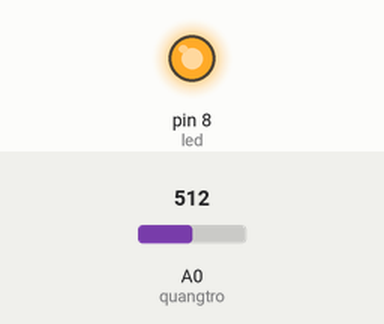
Recording of a sketch running on a simulated Arduino Uno, built with avr-gcc and run on an emulated ATmega328P. Shown: output pins drawn as LEDs (lit = HIGH). The test bench sets the inputs (shaded band); at power-on: A0 (quangtro) = 512.

Above: at 1.2 s.
1.3 s: A0 (quangtro) set to 408
2.8 s: A0 (quangtro) set to 383
At 3.9 s:
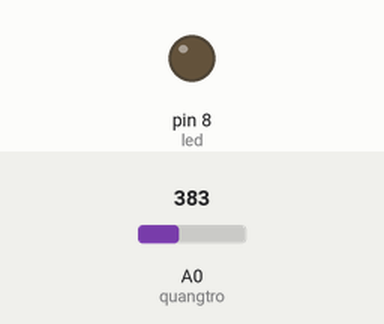
4.3 s: A0 (quangtro) set to 410
At 5.1 s:
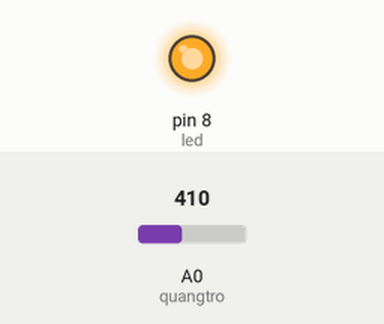
5.9 s: A0 (quangtro) set to 390
At 6.4 s:
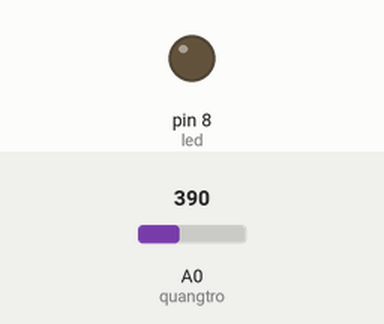
Timing chart, 0 to 8.5 s (numbered marks = the images above; inputs shaded):
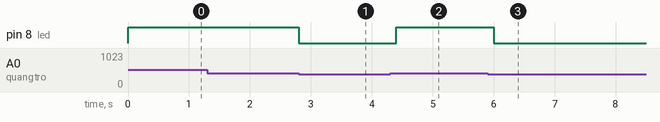

Measured:
- the behaviour switches between 401 and 400 on A0 (quangtro) (found by bisection; images 0 and 1)
- after the input at 1.3 s, every drawn part: stays the same
- after the input at 2.8 s, pin 8 (led): HIGH → LOW at once
- after the input at 4.3 s, pin 8 (led): LOW → HIGH after 0.10 s
- after the input at 5.9 s, pin 8 (led): HIGH → LOW after 0.10 s

The sketch:

anhsang_grove_light.ino
```cpp
/*      Đo tốc độ ánh sáng
int quangtro=A0;  // thiết lập chân ânlog đọc giá trị quang trở
void setup() {
  // put your setup code here, to run once:
Serial.begin(9600);  //cổng serial =9600
}

void loop() {
  // put your main code here, to run repeatedly:
int x= analogRead(quangtro);  //đọc giá trị quang trở
Serial.println(x);      //xuất giá trị
delay(300);
}
*/

      //Điều khiển bật tắt bàng cảm biến ánh sáng
int quangtro=A0;  // thiết lập chân ânlog đọc giá trị quang trở
int led=8;
void setup() {
  // put your setup code here, to run once:
pinMode(led,OUTPUT);
}

void loop() {
  // put your main code here, to run repeatedly:
int x= analogRead(quangtro);  //đọc giá trị quang trở
if(x > 400) digitalWrite(led,1);  //giá trị ngưỡng của cảm biến đèn sáng( từ 0-772--đã đo đc ở trên)
else digitalWrite(led,0);
delay(200);
}
```
